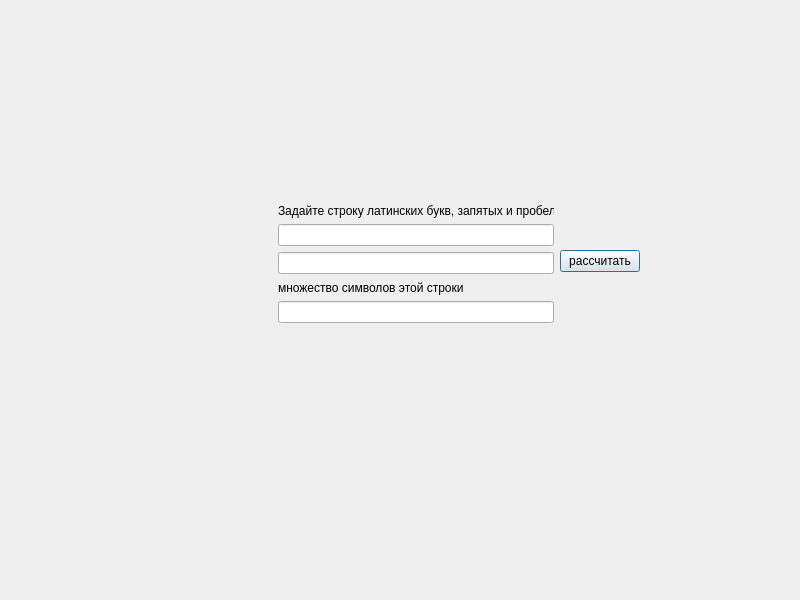
<?xml version="1.0" encoding="UTF-8"?>
<ui version="4.0">
 <class>Dialog</class>
 <widget class="QDialog" name="Dialog">
  <property name="geometry">
   <rect>
    <x>0</x>
    <y>0</y>
    <width>800</width>
    <height>600</height>
   </rect>
  </property>
  <property name="windowTitle">
   <string>Dialog</string>
  </property>
  <widget class="QWidget" name="layoutWidget">
   <property name="geometry">
    <rect>
     <x>278</x>
     <y>203</y>
     <width>276</width>
     <height>120</height>
    </rect>
   </property>
   <layout class="QGridLayout" name="gridLayout">
    <item row="0" column="0">
     <widget class="QLabel" name="label">
      <property name="text">
       <string>Задайте строку латинских букв, запятых и пробелов</string>
      </property>
     </widget>
    </item>
    <item row="1" column="0">
     <widget class="QLineEdit" name="lineEdit"/>
    </item>
    <item row="2" column="0">
     <widget class="QLineEdit" name="lineEdit_2"/>
    </item>
    <item row="3" column="0">
     <widget class="QLabel" name="label_2">
      <property name="text">
       <string>множество символов этой строки</string>
      </property>
     </widget>
    </item>
    <item row="4" column="0">
     <widget class="QLineEdit" name="lineEdit_3"/>
    </item>
   </layout>
  </widget>
  <widget class="QPushButton" name="pushButton">
   <property name="geometry">
    <rect>
     <x>560</x>
     <y>250</y>
     <width>80</width>
     <height>22</height>
    </rect>
   </property>
   <property name="text">
    <string>рассчитать</string>
   </property>
  </widget>
 </widget>
 <resources/>
 <connections/>
</ui>
